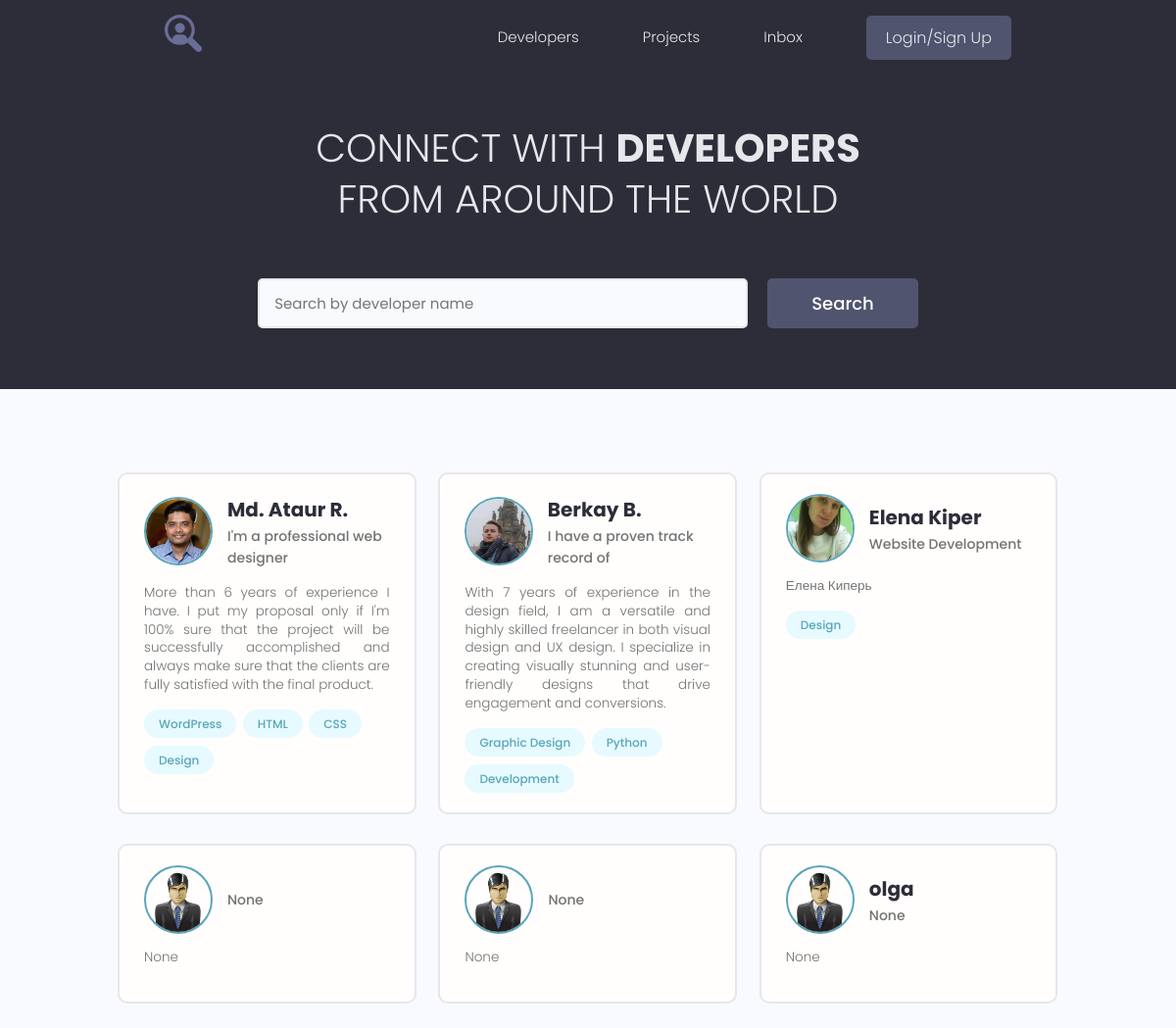
The page / on the database its author committed.
### users/models.py (models this page shows, shortened)
class Profile(models.Model):
    user = models.OneToOneField(User, on_delete=models.CASCADE, null=True, blank=True)
    name = models.CharField(max_length=200, blank=True, null=True)
    email = models.EmailField(max_length=200, blank=True, null=True)
    username = models.CharField(max_length=200, blank=True, null=True)
    short_info = models.CharField(max_length=200, blank=True, null=True)
    bio = models.TextField(blank=True, null=True)
    profile_image = models.ImageField(upload_to="profiles/", default="profiles/user-default.png")
    social_github = models.CharField(max_length=200, blank=True, null=True)
    social_youtube = models.CharField(max_length=200, blank=True, null=True)
    social_website = models.CharField(max_length=200, blank=True, null=True)
    created = models.DateTimeField(auto_now_add=True)

class Skill(models.Model):
    owner = models.ForeignKey(Profile, on_delete=models.CASCADE, blank=True, null=True)
    name = models.CharField(max_length=200, blank=True, null=True)
    description = models.TextField(blank=True, null=True)
    created = models.DateTimeField(auto_now_add=True)
    def __str__(self):
        return self.name

### users/views.py (the view)
# urls.py: path('', views.profiles, name="profiles"),
def profiles(request):
    prof = Profile.objects.all()
    context = {'profiles': prof}
    return render(request, 'users/index.html', context)

### users/templates/users/index.html (shortened to what this page needs)
{% extends 'projects/base.html' %}
{% block content %}
  <main class="home">
    <section class="hero-section text-center">
      <div class="container container--narrow">
        <div class="hero-section__box">
          <h2>CONNECT WITH <span>DEVELOPERS</span></h2>
          <h2>FROM AROUND THE WORLD</h2>
        </div>
        <div class="hero-section__search">
          <form class="form" action="#" method="get">
            <div class="form__field">
              <input class="input input--text" id="formInput#search" type="text" name="text"
                placeholder="Search by developer name" />
            </div>
            <input class="btn btn--sub btn--lg" type="submit" value="Search" />
          </form>
        </div>
      </div>
    </section>
    <section class="devlist">
      <div class="container">
        <div class="grid grid--three">
          {% for profile in profiles %}
          <div class="column card">
            <div class="dev">
              <a href="{% url 'user_profile' profile.id %}" class="card__body">
                <div class="dev__profile">
                  <img class="avatar avatar--md" src="{{ profile.profile_image.url }}" alt="image" />
                  <div class="dev__meta">
                    <h3>{{ profile.name }}</h3>
                    <h5>{{ profile.short_info|slice:'32' }}</h5>
                  </div>
                </div>
                <p class="dev__info">
                  {{ profile.bio }}
                </p>
                <div class="dev__skills">
                  {% for skill in profile.skill_set.all %}
                  <span class="tag tag--pill tag--main">
                    <small>{{ skill }}</small>
                  </span>
                  {% endfor %}
                </div>
              </a>
            </div>
          </div>
          {% endfor %}
        </div>
      </div>
    </section>
  </main>
{% endblock %}

### projects/static/styles/app.css (style rules this page uses)
:root { --color-sub: #2d2d39; }
.btn--sub { background-color: var(--color-sub-light); }
.card { border: 2px solid var(--color-light); }
img { width: 100%; }
.hero-section { height: 40vh; display: flex; align-items: center; background-color: var(--color-sub); }
.hero-section__box { margin-bottom: 4rem; }
.hero-section__box > h2, .hero-section__box > h2 > span { font-size: 4rem; color: var(--color-light); line-height: 1.3; text-transform: uppercase; }
.hero-section__box > h2 { font-weight: 300; }
.hero-section__box > h2 > span { font-weight: 700; }
.hero-section__search > .form { display: flex; align-items: center; justify-content: center; gap: 2rem; }
.hero-section__search > .form input.input--text { width: 50rem; }
.devlist { margin-top: 8rem; }
.devlist .grid { align-items: stretch; }
.devlist .dev .dev__profile { display: flex; align-items: center; gap: 1.5rem; }
.devlist .dev .dev__meta h3 { color: var(--color-sub); font-size: 2rem; font-weight: 700; }
.devlist .dev .dev__meta h5 { color: var(--color-text); font-size: 1.4rem; font-weight: 500; }
.devlist .dev .dev__info { margin: 1.5rem 0; font-size: 1.35rem; line-height: 1.4; text-align: justify; }

### projects/static/uikit/styles/modules/_variables.css (style rules this page uses)
:root { --color-main: #5aa5b9; --color-main-light: #e6faff; --color-sub: #3f4156; --color-sub-light: #51546e; --color-sub-lighter: #ededfd; --color-text: #737373; --color-gray: #8b8b8b; --color-light: #e5e7eb; --color-light-gray: #767676; --color-bg: #f8fafd; --color-white: #fffefd; --color-white-light: #f3f3f3; --color-success: #359e64; --color-success-bg: #def8e8; --color-error: #fc4b0b; --color-error-bg: #fff2ee; --font-base: 'Poppins', arial, helvetica, 'Segoe UI', roboto, ubuntu, sans-serif; --font-monospace: 'Fira Code', 'Courier New', courier, monospace; --font-regular: 300; --font-medium: 500; --font-bold: 700; --generic-shadow: 1px 1px 5px #00000010; --generic-transition: all 0.3s ease-in-out; }

### projects/static/uikit/styles/modules/_base.css (style rules this page uses)
* { margin: 0; padding: 0; box-sizing: border-box; text-rendering: optimizeLegibility; color: inherit; font-size: inherit; }
html { font-size: 50%; }
@media only screen and (min-width: 480px) { html { font-size: 56.25%; } }
@media only screen and (min-width: 1200px) { html { font-size: 62.5%; } }
body { line-height: 1.6; font-weight: 400; font-size: 1.5rem; color: var(--color-text); background-color: var(--color-bg); min-height: 100vh; }

### projects/static/uikit/styles/modules/_typography.css (style rules this page uses)
* { font-family: var(--font-base); }
h2 { font-size: 3.6rem; font-weight: var(--font-bold); }
h3 { font-size: 3.2rem; font-weight: var(--font-medium); }
h5 { font-size: 2.4rem; font-weight: var(--font-medium); }
h5, h6 { font-weight: var(--font-regular); }
p, span, strong { font-size: 1.6rem; color: var(--color-text); font-weight: var(--font-regular); }
a { padding-bottom: 2px; text-decoration: none; display: inline-block; color: var(--color-main); font-weight: var(--font-medium); }

### projects/static/uikit/styles/modules/_utilities.css (style rules this page uses)
.container { width: 92%; max-width: 165rem; margin: 0 auto; box-sizing: border-box; }
.container--narrow { width: 92%; max-width: 120rem; }
@media screen and (min-width: 1000px) { .container { width: 90%; } }
@media screen and (min-width: 1000px) { .container--narrow { width: 85%; } }
@media screen and (min-width: 1200px) { .container { width: 80%; } }
@media screen and (min-width: 1200px) { .container--narrow { width: 72%; } }
.text-center { text-align: center; }

### projects/static/uikit/styles/modules/_avatar.css (style rules this page uses)
.avatar { border-radius: 50%; border: 2px solid var(--color-main); object-fit: cover; }
.avatar--md { height: 7rem; width: 7rem; }

### projects/static/uikit/styles/modules/_button.css (style rules this page uses)
.btn { display: inline-block; position: relative; cursor: pointer; background-color: var(--color-light); font-weight: var(--font-medium); color: var(--color-sub); text-decoration: none; padding: 1rem 2rem; border-radius: 0.5rem; border: none; width: -webkit-fit-content; width: -moz-fit-content; width: fit-content; height: -webkit-fit-content; height: -moz-fit-content; height: fit-content; font-size: 1.6rem; outline-width: 0; outline-color: transparent; -webkit-backface-visibility: hidden; backface-visibility: hidden; transition: all 0.3s ease-in-out; }
.btn--sub { background-color: var(--color-sub); color: var(--color-white); }
.btn--lg { font-size: 1.8rem; padding: 1.2rem 4.5rem; }

### projects/static/uikit/styles/modules/_card.css (style rules this page uses)
.card { border-radius: 1rem; background-color: var(--color-white); border: 1.5px solid var(--color-light); width: auto; height: auto; margin-top: 0.5rem; margin-bottom: 0.5rem; overflow: hidden; }
.card__body, .card__header { padding: 2rem 2.5rem; }

### rows shown on the page
Profile: profile_image (picture), name "Md. Ataur R.", short_info "I'm a professional web designer", bio "More than 6 years of experience I have. I put my proposal only if I'm 100% sure that the project will be successfully accomplished and always make sure that the clients are fully satisfied with the final product."
Skill: name "WordPress"
Skill: name "HTML"
Skill: name "CSS"
Skill: name "Design"
Profile: profile_image (picture), name "Berkay B.", short_info "I have a proven track record of", bio "With 7 years of experience in the design field, I am a versatile and highly skilled freelancer in both visual design and UX design. I specialize in creating visually stunning and user-friendly designs that drive engagement and conversions."
Skill: name "Graphic Design"
Skill: name "Python"
Skill: name "Development"
Profile: profile_image (picture), name "Elena Kiper", short_info "Website Development", bio "Елена Киперь"
Skill: name "Design"
Profile: profile_image (placeholder picture), short_info "None", bio "None"
Profile: profile_image (placeholder picture), short_info "None", bio "None"
Profile: profile_image (placeholder picture), name "olga", short_info "None", bio "None"
